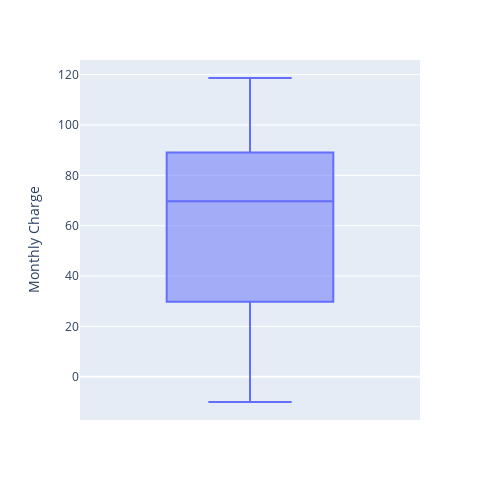

The notebook cell saved with this chart:
### Code cell
print("=" * 60)
print("FINANCIAL ANALYSIS")
print("=" * 60)

# Monthly Charge Distribution
px.box(
    df,
    y="Monthly Charge",
    width=500,
    height=500
)

### Figure 1 — Plotly figure (JSON) as saved in the notebook; plotly's stock layout.template omitted (floating-point values rounded to 4 significant figures; data arrays with more than 128 entries replaced by an {"elided": "..."} marker saying what was removed)
{"data": [{"alignmentgroup": "True", "hovertemplate": "Monthly Charge=%{y}<extra></extra>", "legendgroup": "", "marker": {"color": "#636efa"}, "name": "", "notched": false, "offsetgroup": "", "orientation": "v", "showlegend": false, "type": "box", "x0": " ", "xaxis": "x", "y": {"elided": "6920 float values"}, "y0": " ", "yaxis": "y"}], "layout": {"boxmode": "group", "height": 500, "legend": {"tracegroupgap": 0}, "margin": {"t": 60}, "width": 500, "xaxis": {"anchor": "y", "domain": [0, 1]}, "yaxis": {"anchor": "x", "domain": [0, 1], "title": {"text": "Monthly Charge"}}}}
